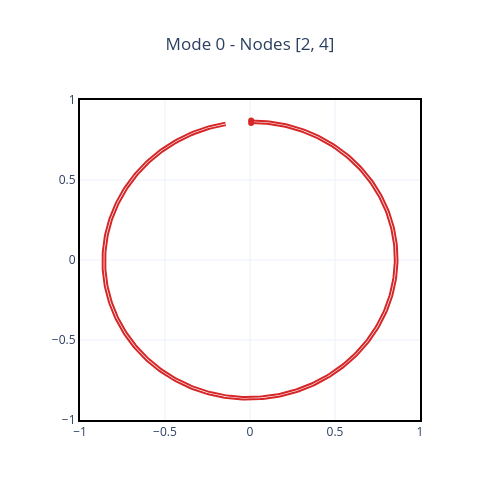

Notebook cell for this chart:
### Code cell
for mode in range(6):
    display(modal.plot_orbit(mode, nodes=[2, 4]))

### Figure 1 — Plotly figure (JSON) as saved in the notebook; plotly's stock layout.template omitted (floating-point values rounded to 4 significant figures; data arrays with more than 128 entries replaced by an {"elided": "..."} marker saying what was removed)
{"data": [{"line": {"color": "#d62728"}, "mode": "lines", "name": "node 2<br>Backward", "showlegend": false, "type": "scatter", "x": {"elided": "350 float values"}, "y": {"elided": "350 float values"}}, {"marker": {"color": "#d62728"}, "mode": "markers", "name": "node 2", "showlegend": false, "type": "scatter", "x": [0.006777], "y": [0.8563]}, {"line": {"color": "#d62728"}, "mode": "lines", "name": "node 4<br>Backward", "showlegend": false, "type": "scatter", "x": {"elided": "350 float values"}, "y": {"elided": "350 float values"}}, {"marker": {"color": "#d62728"}, "mode": "markers", "name": "node 4", "showlegend": false, "type": "scatter", "x": [0.006893], "y": [0.8722]}], "layout": {"autosize": false, "height": 500, "title": {"text": "Mode 0 - Nodes [2, 4]", "x": 0.5, "xanchor": "center"}, "width": 500, "xaxis": {"range": [-1, 1]}, "yaxis": {"range": [-1, 1]}}}
